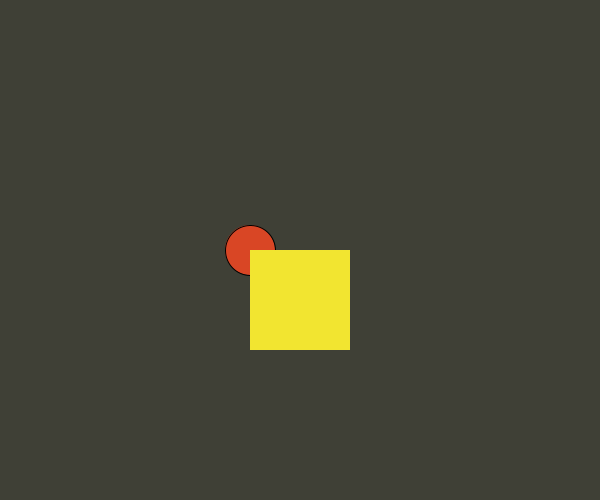
Frame 1 (no input)
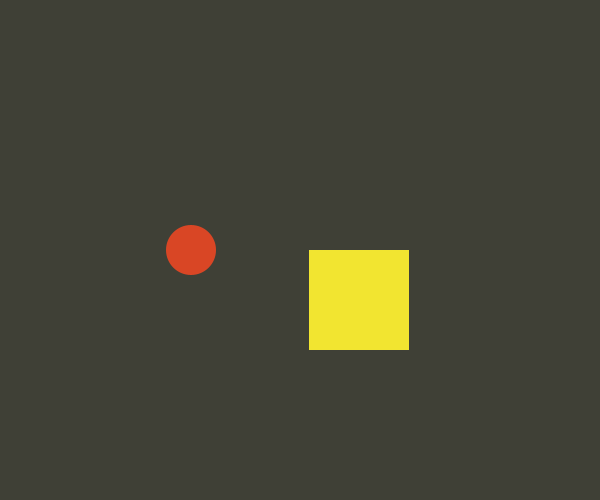
Frame 60 (the mouse pressed at the canvas centre just before this capture)
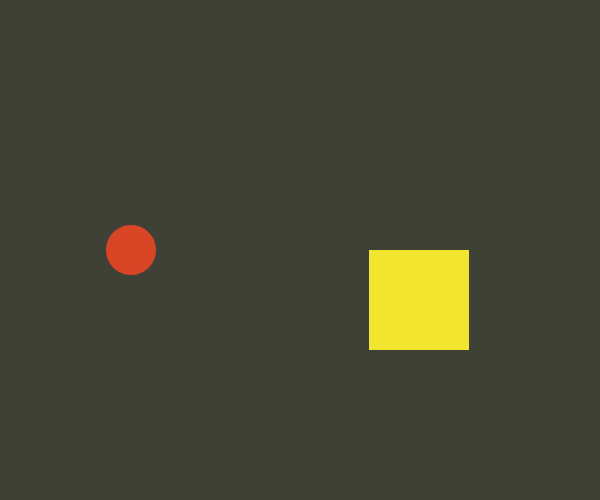
Frame 120 (the mouse held since frame 60 and released just before this capture)

The Processing sketch that drew these frames (run headless with seeded random() and noise(); from frame 60 on, the mouse is pressed at the canvas centre):

// Processing sketch: processing_86715
// ── processing_86715.pde

void setup(){
  size(600, 500);
  smooth();
float randomFloat = random(10);
 println("randomFloat = " + randomFloat);
 float randomInt = int (random(11));
 println("randomInt = " + randomInt);
}

int yrx= 250;
int yry= 250;
int rex= 250;
int rey= 250;

void draw(){
background(#3F4036);

fill(#D94625);
ellipse(rex, rey, 50, 50);
rex--;
rex=constrain(rex, 30, 500);

fill(#F2E530);
noStroke();
rect(yrx, yry, 100, 100);
yrx++;
yrx=constrain(yrx, 10, 500);

}
